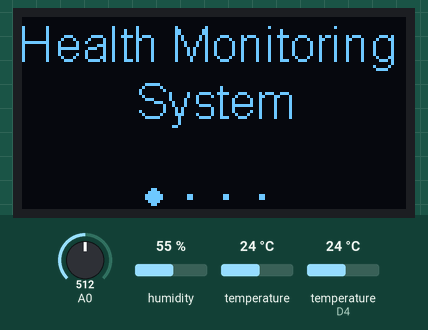
Simulated run of this sketch. Board: ESP8266 (NodeMCU). Parts: 128×64 one-colour display. The inputs (shaded band) are chosen by the test bench; at power-on: A0 = 512, humidity 55 %, temperature (sensor on D4) 24 °C, temperature 24 °C. WiFi joins after 1.5 s; servers stay silent unless stated; what the sketch prints to the serial monitor is not drawn.

Above: at 3.7 s.
3.8 s: A0 set to 716
At 10.0 s:
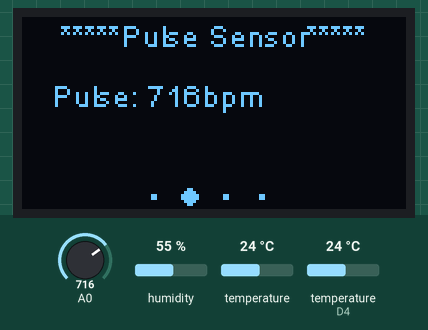
10.4 s: humidity set to 22 %
At 16.8 s:
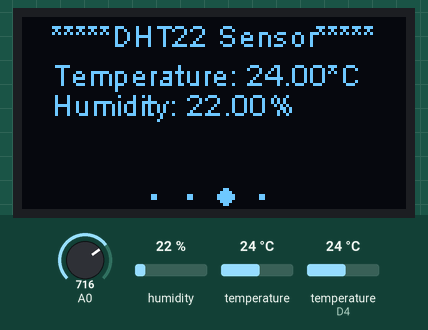
17.0 s: temperature (sensor on D4) set to 12 °C
At 23.3 s:
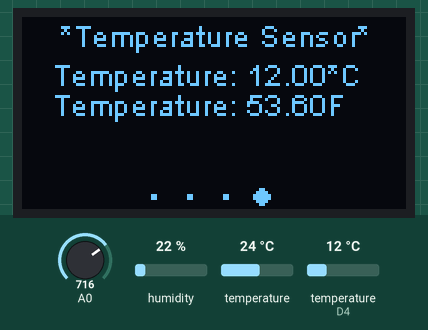
23.6 s: temperature (sensor on D4) set to 19 °C
At 25.3 s:
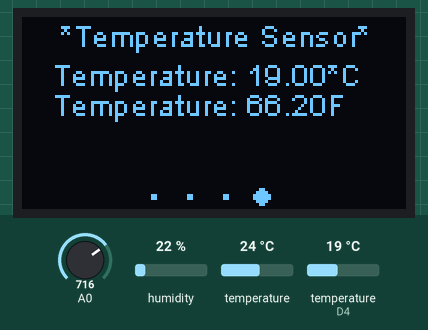
30.2 s: A0 set to 992
At 36.3 s:
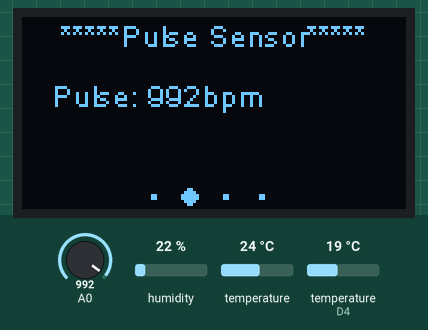
36.6 s: temperature (sensor 0) set to 12 °C
At 41.8 s:
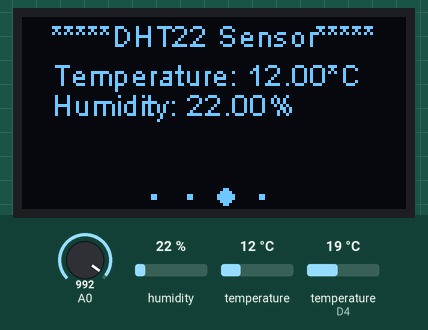
Timing chart, 0 to 43.3 s (numbered marks = the images above; inputs shaded):
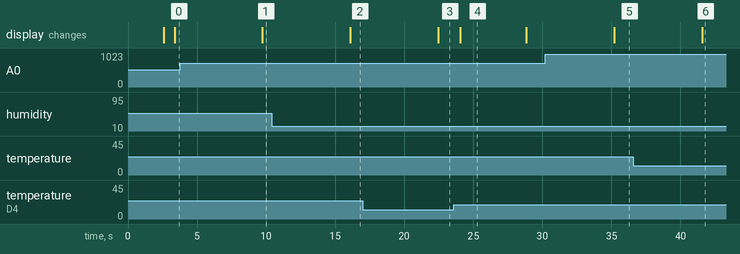

The sketch:

sketch_feb14a.ino
```cpp
#include <Wire.h>
#include <Blynk.h>
#include <ESP8266WiFi.h>
#include <BlynkSimpleEsp8266.h>
#include <DHT.h>
#include <SoftwareSerial.h>
#include<SH1106.h>
#include "OLEDDisplayUi.h"
#define BLYNK_PRINT Serial
#include <OneWire.h>
#include <DallasTemperature.h>
#include <SimpleTimer.h>
BlynkTimer timer;
#define ONE_WIRE_BUS 2
OneWire oneWire(ONE_WIRE_BUS);
DallasTemperature DS18B20(&oneWire);
SH1106 display(0x3C, D1, D2);
OLEDDisplayUi ui ( &display );
DHT dht(D3, DHT22);
float  temperature, humidity, temp, fahrenheit;
int Signal;
int PulseSensorPurplePin = 0;
char auth[] = "XIIpHMe8qTXOy79ZtDocJD2LcsVx5R1O";
char ssid[] = "xyz";
char pass[] = "123456789";
void serialPrint() {
  Serial.print("DHT Temperature = ");
  Serial.print(temperature);
  Serial.println(" *C");
  Serial.print("Humidity = ");
  Serial.print(humidity);
  Serial.println(" %");
  Serial.print(Signal);
  Serial.println(" bpm");
  Serial.print(" Temperature = ");
  Serial.print(temp);
  Serial.println(" *C");
  Serial.print("Fahrenheit");
  Serial.print(fahrenheit);
  Serial.println(" F");
  temp = DS18B20.getTempCByIndex(0); // Celcius
  fahrenheit = DS18B20.toFahrenheit(temp);
}
void msOverlay(OLEDDisplay *display, OLEDDisplayUiState* state) {
}
void drawFrame1(OLEDDisplay *display, OLEDDisplayUiState* state, int16_t x, int16_t y) {
  display->setTextAlignment(TEXT_ALIGN_CENTER);
  display->setFont(ArialMT_Plain_16);
  display->drawStringMaxWidth(64 + x, 0 + y, 128, "Health Monitoring System");
}
void drawFrame2(OLEDDisplay *display, OLEDDisplayUiState* state, int16_t x, int16_t y) {
  display->setTextAlignment(TEXT_ALIGN_CENTER);
  display->setFont(ArialMT_Plain_10);
  display->drawStringMaxWidth(64 + x, 0 + y, 128, "*****Pulse Sensor*****");
  display->setTextAlignment(TEXT_ALIGN_LEFT);
  display->setFont(ArialMT_Plain_10);
  display->drawStringMaxWidth(10 + x, 20 + y, 128, "Pulse: " + String(Signal) + "bpm");
}
void drawFrame3(OLEDDisplay *display, OLEDDisplayUiState* state, int16_t x, int16_t y) {
  display->setTextAlignment(TEXT_ALIGN_CENTER);
  display->setFont(ArialMT_Plain_10);
  display->drawStringMaxWidth(64 + x, 0 + y, 128, "*****DHT22 Sensor*****");
  display->setTextAlignment(TEXT_ALIGN_LEFT);
  display->setFont(ArialMT_Plain_10);
  display->drawStringMaxWidth(10 + x, 13 + y, 128, "Temperature: " + String(temperature) + "*C");
  display->drawStringMaxWidth(10 + x, 23 + y, 128, "Humidity: " + String(humidity) + "%");
}
void drawFrame4(OLEDDisplay *display, OLEDDisplayUiState* state, int16_t x, int16_t y) {
  display->setTextAlignment(TEXT_ALIGN_CENTER);
  display->setFont(ArialMT_Plain_10);
  display->drawStringMaxWidth(64 + x, 0 + y, 128, "*Temperature Sensor*");
  display->setTextAlignment(TEXT_ALIGN_LEFT);
  display->setFont(ArialMT_Plain_10);
  display->drawStringMaxWidth(10 + x, 13 + y, 128, "Temperature: " + String(temp) + "*C");
  display->drawStringMaxWidth(10 + x, 23 + y, 128, "Temperature: " + String(fahrenheit) + "F");
}
FrameCallback frames[] = { drawFrame1, drawFrame2, drawFrame3, drawFrame4};
int frameCount = 4;
OverlayCallback overlays[] = { msOverlay };
int overlaysCount = 1;
void setup()
{
  Serial.begin(115200);
  Blynk.begin(auth, ssid, pass);
  Serial.print("Connecting........");
  while (WiFi.status() != WL_CONNECTED)
  {
    delay(500);
    Serial.print("Waiting to connect with WiFi\n");
  }
  Serial.print("WiFi is connected \n");
  Serial.print(WiFi.localIP());
  if (isnan(humidity) || isnan(temperature)) {
    Serial.println("Could not find a valid DHT sensor, check wiring!");
    return;
  }
  dht.begin();
  DS18B20.begin();
  DS18B20.requestTemperatures();
  ui.setTargetFPS(60);
  ui.setIndicatorPosition(BOTTOM);
  ui.setIndicatorDirection(LEFT_RIGHT);
  ui.setFrameAnimation(SLIDE_LEFT);
  ui.setFrames(frames, frameCount);
  ui.setOverlays(overlays, overlaysCount);
  ui.init();
  display.flipScreenVertically();
  timer.setInterval(1000, serialPrint);
}
void loop()
{
  timer.run(); // Initiates SimpleTimer
  Blynk.run();
  temperature = dht.readTemperature();
  humidity = dht.readHumidity();
  DS18B20.requestTemperatures();
  temp = DS18B20.getTempCByIndex(0);  // Celcius
  fahrenheit = DS18B20.toFahrenheit(temp);
  Signal = analogRead(PulseSensorPurplePin);
  Blynk.virtualWrite(V0, temperature);
  Blynk.virtualWrite(V1, humidity);
  Blynk.virtualWrite(V2, Signal);
  Blynk.virtualWrite(V3, temp); //virtual pin V3
  Blynk.virtualWrite(V4, fahrenheit);
  int remainingTimeBudget = ui.update();
  if (remainingTimeBudget > 0) {
    delay(remainingTimeBudget);
  }
}
```

Measured:
- after the input at 3.8 s, the display: changes after 5.9 s (image 1)
- after the input at 10.4 s, the display: changes after 5.7 s (image 2)
- after the input at 17.0 s, the display: changes after 5.5 s (image 3)
- after the input at 23.6 s, the display: changes after 0.45 s (image 4)
- after the input at 30.2 s, the display: changes after 5.0 s (image 5)
- after the input at 36.6 s, the display: changes after 5.0 s (image 6)
- what the display in image 4 shows lasts 4.7 s, from 24.1 s to 28.8 s
